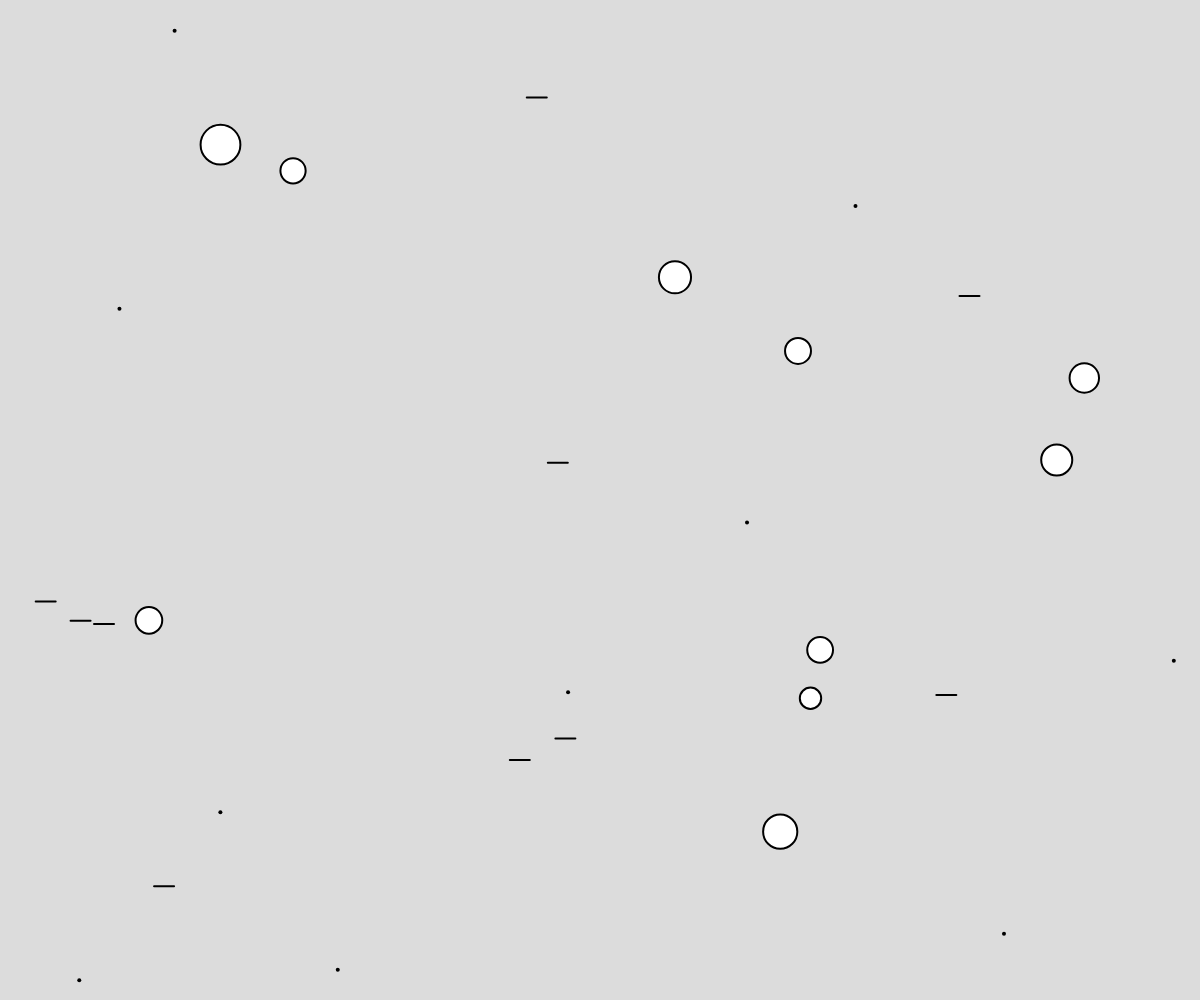
Frame 1 (no input)
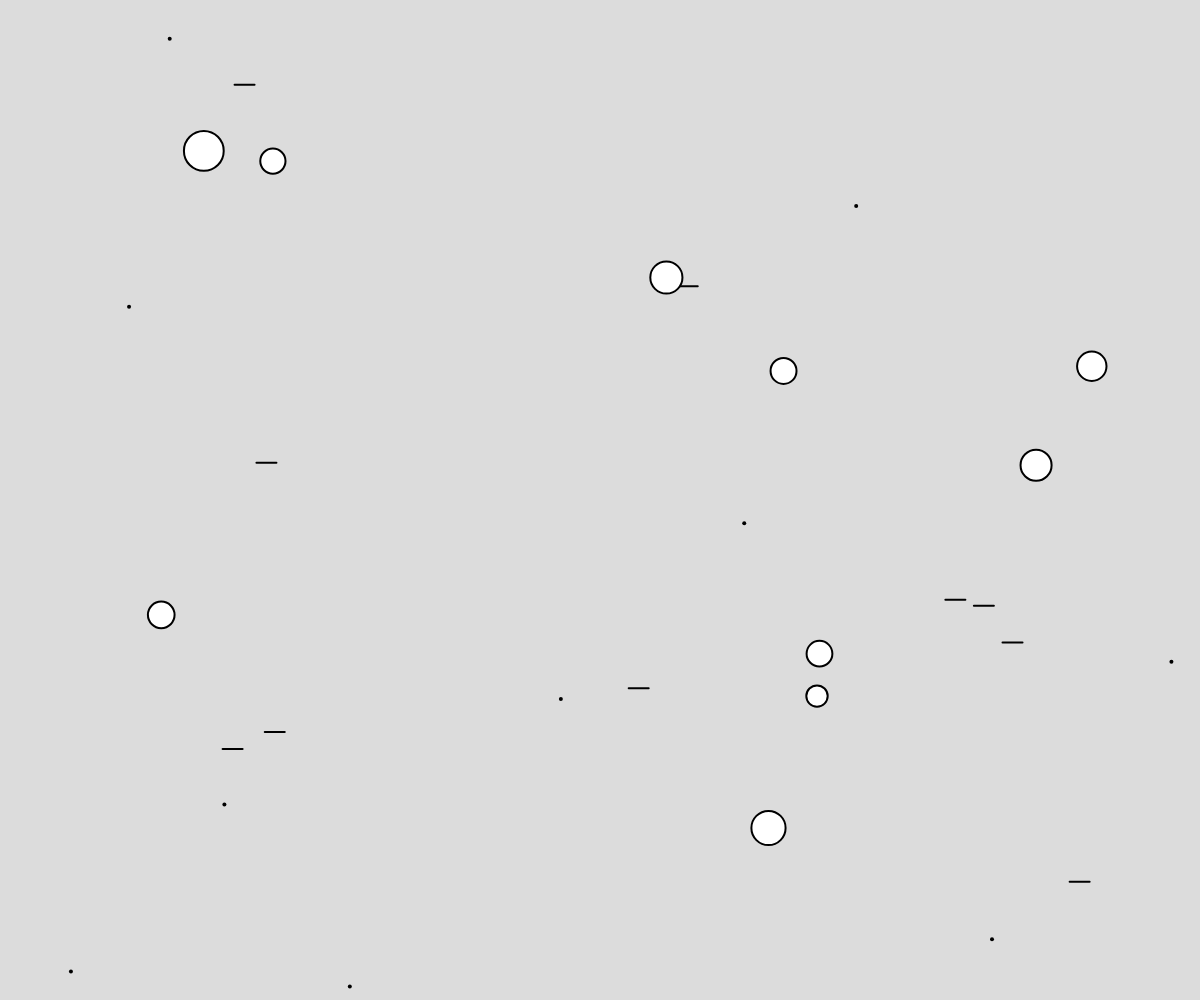
Frame 60 (no input)
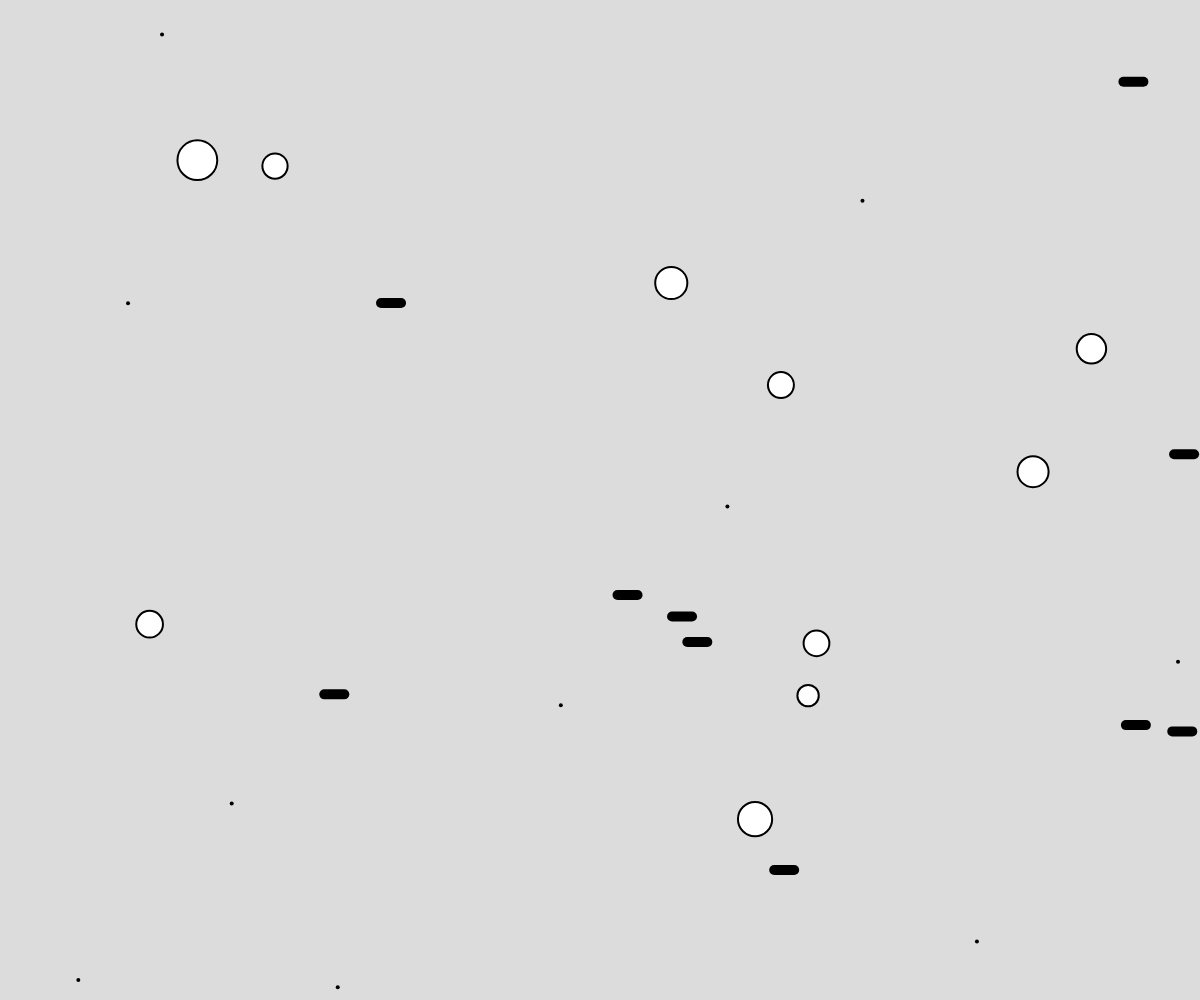
Frame 120 (the mouse pressed at the canvas centre since frame 60)

The p5.js sketch that drew these frames (run headless with seeded random() and noise() and a simulated clock; from frame 60 on, the mouse is pressed at the canvas centre):

// p5.js sketch
// ── sketch.js
// Multiple Files and Inheritance
// Adeeb Rahman
// 12.6.2024
//
//you can only have one setup in the folder, so in sketch.js ONLY.

let objects = [];

function setup() {
  createCanvas(windowWidth, windowHeight);
  for (let i = 0; i < 10; i++) {
    objects.push(new AnimatedObject(random(width), random(height)));
    objects.push(new LineObject(random(width), random(height)));
    objects.push(new CircleObject(random(width), random(height)));
  }
}

function draw() {
  background(220);
  for (let o of objects) {
    o.move();
    o.display();
  }
}



// ── ANIMATEDOBJECT.js



/////////parent class////////////////////
class AnimatedObject {
  constructor(x, y) {
    this.x = x;
    this.y = y;
    this.size = 1;
  }

  move() { //wiggle effect
    this.x += random(-2, 2);
    this.y += random(-2, 2);
  }

  display() {
    strokeWeight(4);
    point(this.x, this.y);
  }
} 






// ── CIRCLEOBJECT.js


/////child class 2: circle object///////

class CircleObject extends AnimatedObject {
    constructor(x, y) {
        super(x, y); //already does this.x, this.y based off parent class
        this.size = random(20, 40); //override parent class size
    }

    //no move, since in parent class already

    display() {
        strokeWeight(2);
        
        let d = dist(mouseX, mouseY, this.x, this.y);

        if (d < this.size/2) {
            fill(255, 0, 0);
        }
        else {
            fill(255);
        }

        circle(this.x, this.y, this.size);
    }
}
// ── LINEOBJECT.js


///////child class 1: line object/////////


// "extends" tells the file to use the parent class to create this child class

class LineObject extends AnimatedObject {
    constructor() {
        super(random(width), random(height));
    }

    move() { //overriding a method; building on top of parent's new function, in order to not make it exactly the same. had you not put this, this object would copy the movement of the other class exactly.
        super.move(); //runs parent move function
        this.x -= 5;
        if (this.x < 0) {
            this.x = width;
        }
    }

    display() { //override completely, so no relation to parent function
        if (mouseIsPressed) {
            strokeWeight(10);
        }
        else {
            strokeWeight(2);
        }
        line(this.x, this.y, this.x + 20, this.y);
    }
}
